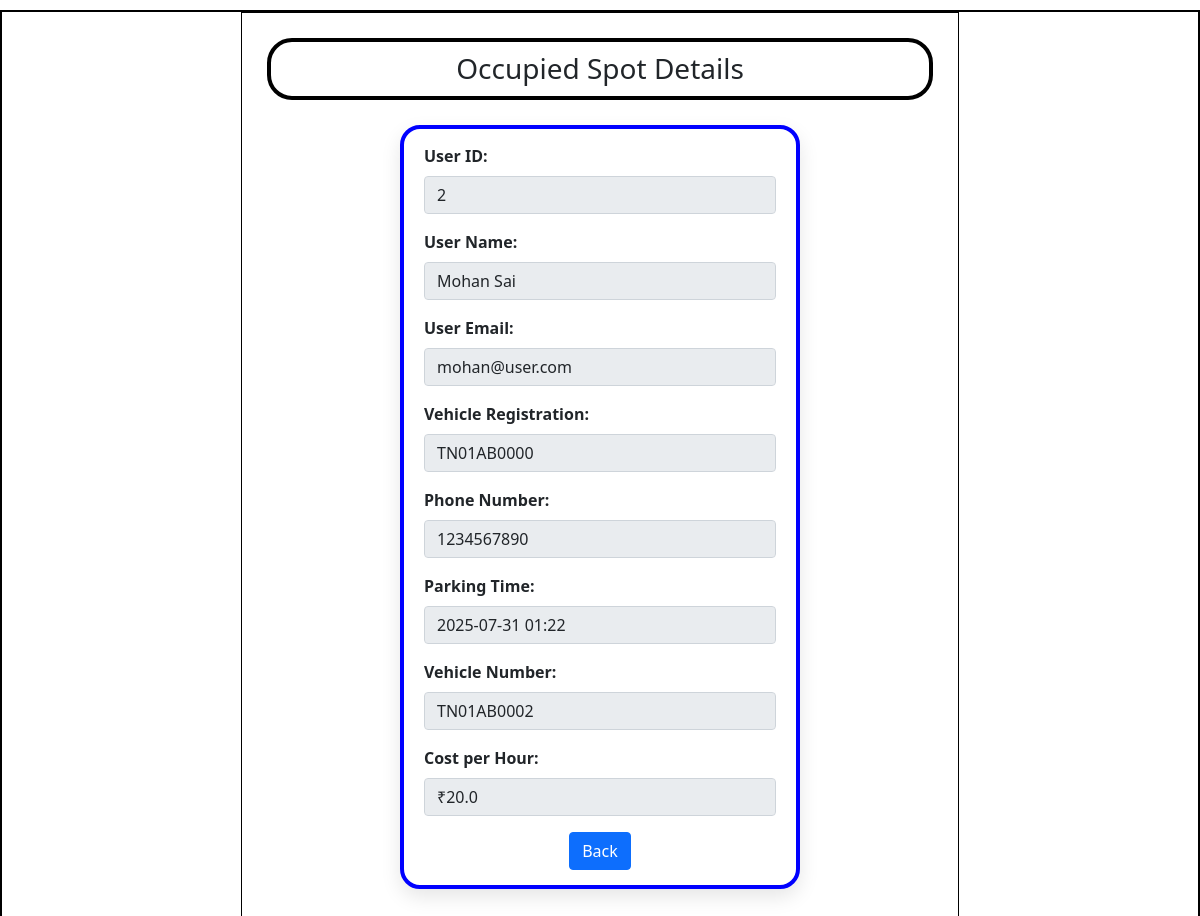
The page /occupied_details/4 on the database its author committed.
### application/models.py (models this page shows)
class User(db.Model):
    id = db.Column(db.Integer, primary_key=True)
    first_name = db.Column(db.String(), nullable=False)
    last_name = db.Column(db.String(), nullable=False)
    email = db.Column(db.String(), unique=True, nullable=False)
    pwd = db.Column(db.String(), nullable=False)
    vehicle_reg = db.Column(db.String(), unique=True, nullable=False)
    address = db.Column(db.String(), nullable=False)
    pincode = db.Column(db.String(), nullable=False)
    phone_number = db.Column(db.String(), unique=True, nullable=False)
    gender = db.Column(db.String())
    age = db.Column(db.Integer)
    type = db.Column(db.String(), default='general')
    reservations = db.relationship('Reservation', backref='user')

class Reservation(db.Model):
    id = db.Column(db.Integer, primary_key=True)
    spot_id = db.Column(db.Integer, db.ForeignKey('parking_spot.id'), nullable=False)
    user_id = db.Column(db.Integer, db.ForeignKey('user.id'), nullable=False)
    parking_timestamp = db.Column(db.DateTime, nullable=False)
    leaving_timestamp = db.Column(db.DateTime, nullable=True)
    cost_per_unit_time = db.Column(db.Float, nullable=False)
    vehicle_num = db.Column(db.String(), nullable=False)

### application/controllers.py (the view)
@app.route("/occupied_details/<int:spot_id>")
def occupied_details(spot_id):
    this_user = User.query.filter_by(type='admin').first()
    spot = ParkingSpot.query.get_or_404(spot_id)
    lot = ParkingLot.query.get(spot.lot_id)
    if spot.status != 'occupied':
        return "This spot is not occupied!"
    reservation = Reservation.query.filter_by(spot_id=spot_id, leaving_timestamp=None).first()
    if not reservation:
        return "No active reservation found for this spot!"
    user = User.query.get(reservation.user_id)
    return render_template("occupied_details.html", this_user=this_user, spot=spot, lot=lot, reservation=reservation, user=user)

### templates/occupied_details.html (shortened to what this page needs)
<!DOCTYPE html>
<html lang="en">
<head>
    <link rel="stylesheet" href="../static/style.css">
    <link href="https://cdn.jsdelivr.net/npm/bootstrap@5.0.2/dist/css/bootstrap.min.css" rel="stylesheet">
</head>
<body>
    <div id="main">
        <div id="canvas">
            <div id="content">
                <h3 class="headings text-center">Occupied Spot Details</h3>
                <div id="form-body">
                    <div class="mb-3">
                        <label class="form-label"><strong>User ID:</strong></label>
                        <input type="text" class="form-control" value="{{ user.id }}" readonly>
                    </div>
                    <div class="mb-3">
                        <label class="form-label"><strong>User Name:</strong></label>
                        <input type="text" class="form-control" value="{{ user.first_name }} {{ user.last_name }}" readonly>
                    </div>
                    <div class="mb-3">
                        <label class="form-label"><strong>User Email:</strong></label>
                        <input type="text" class="form-control" value="{{ user.email }}" readonly>
                    </div>
                    <div class="mb-3">
                        <label class="form-label"><strong>Vehicle Registration:</strong></label>
                        <input type="text" class="form-control" value="{{ user.vehicle_reg }}" readonly>
                    </div>
                    <div class="mb-3">
                        <label class="form-label"><strong>Phone Number:</strong></label>
                        <input type="text" class="form-control" value="{{ user.phone_number }}" readonly>
                    </div>
                    <div class="mb-3">
                        <label class="form-label"><strong>Parking Time:</strong></label>
                        <input type="text" class="form-control" value="{{ reservation.parking_timestamp.strftime('%Y-%m-%d %H:%M') }}" readonly>
                    </div>
                    <div class="mb-3">
                        <label class="form-label"><strong>Vehicle Number:</strong></label>
                        <input type="text" class="form-control" value="{{ reservation.vehicle_num }}" readonly>
                    </div>
                    <div class="mb-3">
                        <label class="form-label"><strong>Cost per Hour:</strong></label>
                        <input type="text" class="form-control" value="₹{{ reservation.cost_per_unit_time }}" readonly>
                    </div>
                    <div class="text-center">
                        <a href="/admin_dashboard" class="btn btn-primary">Back</a>
                    </div>
                </div>
            </div>
        </div>
    </div>
</body>
</html>

### static/style.css (style rules this page uses)
* { margin: 0px; }
#main, canvas { border: 2px solid black; margin-top: 10px; margin-bottom: 10px; }
#canvas { width: 60%; margin: auto; min-height: 100vh; border: 1px solid black; padding-bottom: 20px; }
#form-body { max-width: 400px; width: 90%; min-height: 350px; border: 4px solid blue; margin: 20px auto 40px auto; padding: 15px 20px 15px 20px; border-radius: 20px; background-color: #fff; box-shadow: 0 8px 20px rgba(0, 0, 0, 0.1); }
.headings { border: 4px solid black; border-radius: 25px; margin: 25px; padding: 10px; }

### rows shown on the page
User: id "2", first_name "Mohan Sai", email "mohan@user.com", vehicle_reg "TN01AB0000", phone_number "1234567890"
Reservation: parking_timestamp "2025-07-31 01:22", vehicle_num "TN01AB0002", cost_per_unit_time "₹20.0"
